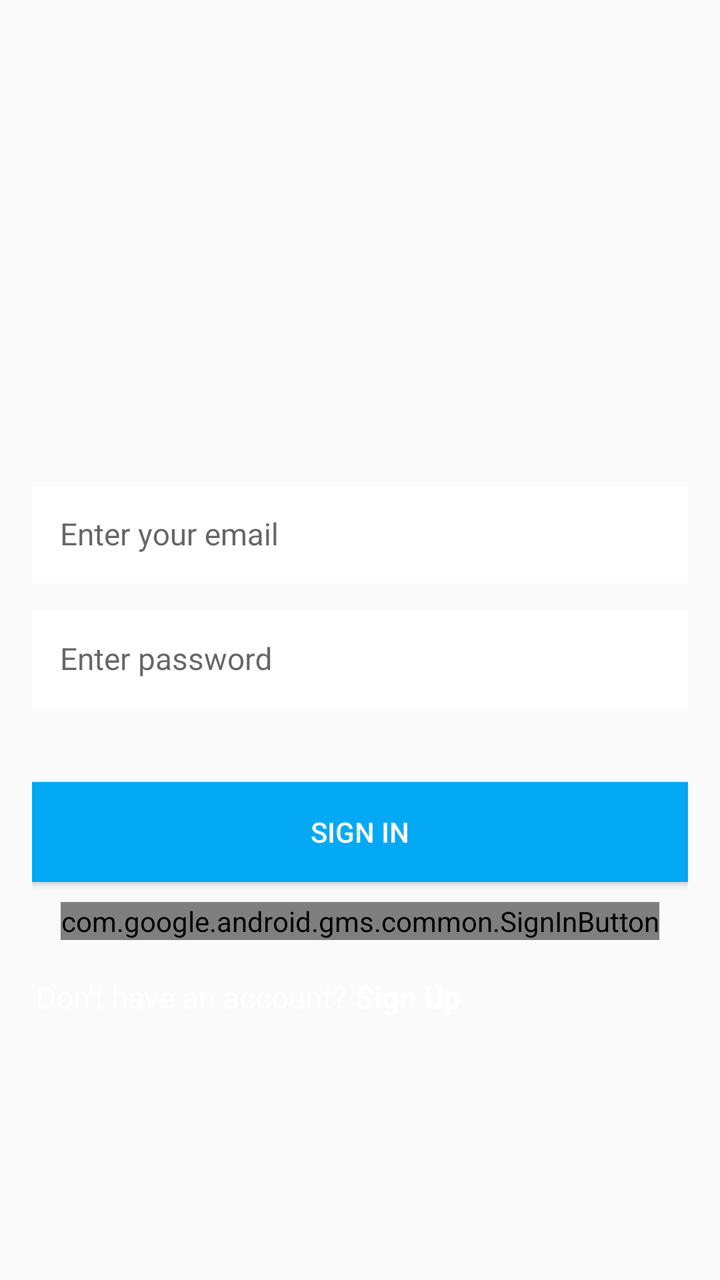
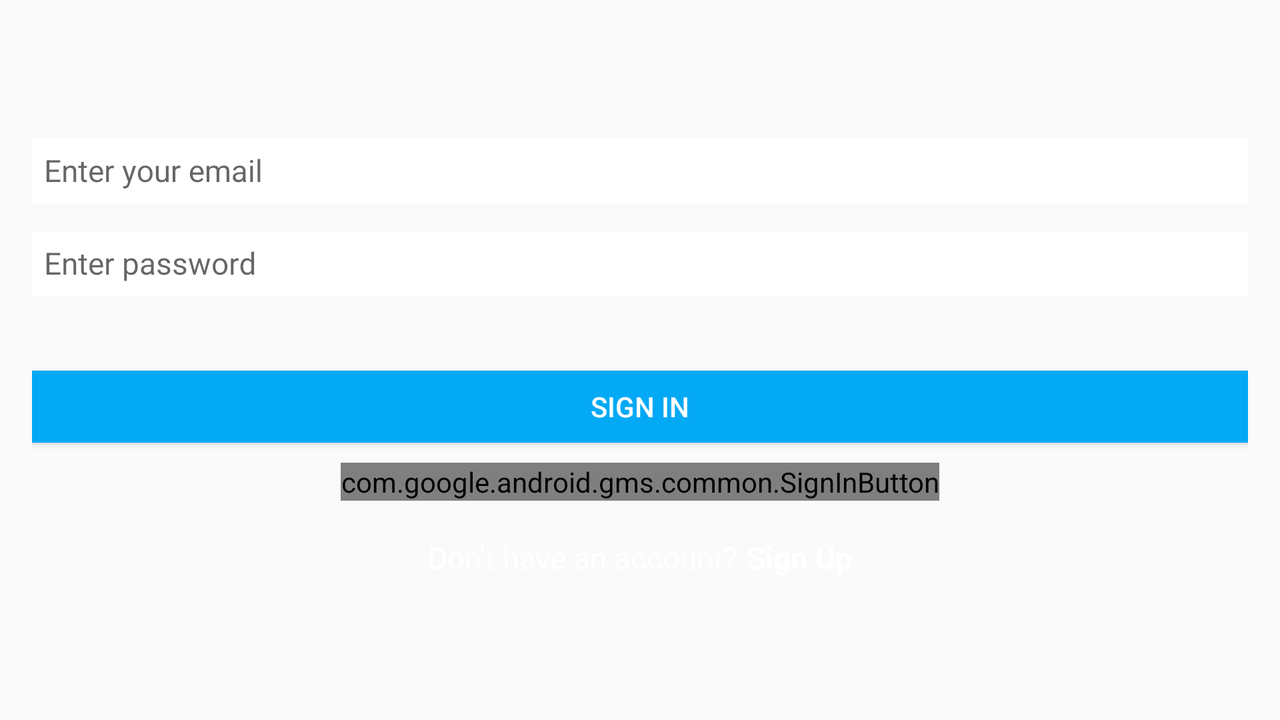

Compare how this app lays out the same screen by default and in its alternative resource folder. The renders come first, then the two layout files and the values they reference.
<!-- AndroidManifest.xml: application theme AppTheme -->
<!-- res/layout/activity_login.xml -->
<ScrollView xmlns:android="http://schemas.android.com/apk/res/android"
    android:layout_width="match_parent"
    android:layout_height="match_parent"
    xmlns:tools="http://schemas.android.com/tools"
    xmlns:app="http://schemas.android.com/apk/res-auto"
    android:fillViewport="true"
    tools:context=".login.LoginActivity">



    <LinearLayout xmlns:android="http://schemas.android.com/apk/res/android"
        xmlns:tools="http://schemas.android.com/tools"
        android:layout_width="match_parent"
        android:layout_height="wrap_content"
        android:gravity="center"
        android:orientation="vertical"
        android:paddingBottom="@dimen/activity_vertical_margin"
        android:paddingLeft="@dimen/activity_horizontal_margin"
        android:paddingRight="@dimen/activity_horizontal_margin"
        android:paddingTop="@dimen/activity_vertical_margin"
        android:id="@+id/linear_layout_login_activity"
        >

        <LinearLayout
            android:layout_width="0px"
            android:layout_height="0px"
            android:focusable="true"
            android:focusableInTouchMode="true"/>

        <ImageView
            android:layout_width="@dimen/logo_image_size"
            android:layout_height="@dimen/logo_image_size"
            android:id="@+id/iv_log_image"
            android:layout_marginBottom="@dimen/lists_title_bottom_margin"
            android:contentDescription="@string/image_view_logo_image"
            android:src="@drawable/ic_shopping_list"/>


        <android.support.design.widget.TextInputLayout
            android:id="@+id/til_email"
            android:layout_width="match_parent"
            android:layout_height="wrap_content"
            android:layout_marginBottom="@dimen/lists_title_bottom_margin"
            app:hintTextAppearance="@style/HintText">

            <EditText
                android:layout_width="match_parent"
                android:layout_height="wrap_content"
                android:id="@+id/edit_text_email"
                android:background="@android:color/white"
                android:hint="@string/hint_enter_email"
                android:inputType="textEmailAddress"
                android:nextFocusDown="@+id/edit_text_password"
                android:padding="@dimen/edit_text_padding"
                android:textColor="@color/secondaryText"
                android:textColorHint="@color/colorAccent"
                android:textSize="@dimen/login_buttons_text_size"/>

        </android.support.design.widget.TextInputLayout>

        <android.support.design.widget.TextInputLayout
            android:id="@+id/til_password"
            android:layout_width="match_parent"
            android:layout_height="wrap_content"
            android:layout_marginBottom="@dimen/marign_normal"
            app:hintTextAppearance="@style/HintText">

            <EditText
                android:layout_width="match_parent"
                android:layout_height="wrap_content"
                android:id="@+id/edit_text_password"
                android:background="@android:color/white"
                android:hint="@string/hint_enter_password"
                android:imeOptions="actionDone"
                android:inputType="textPassword"
                android:padding="@dimen/edit_text_padding"
                android:textColor="@color/secondaryText"
                android:textColorHint="@color/colorAccent"
                android:textSize="@dimen/login_buttons_text_size"
                />

        </android.support.design.widget.TextInputLayout>

        <Button
            android:layout_width="match_parent"
            android:layout_height="@dimen/input_field_height"
            android:id="@+id/login_with_password"
            android:layout_marginBottom="@dimen/lv_header_text_size"
            android:background="@color/colorPrimary"
            android:onClick="onSignInPressed"
            android:text="@string/button_signin_with_password"
            android:textColor="@android:color/white"/>

        <com.google.android.gms.common.SignInButton
            android:id="@+id/login_with_google"
            android:layout_width="wrap_content"
            android:layout_height="wrap_content"/>


        <LinearLayout
            android:layout_width="match_parent"
            android:layout_height="wrap_content"
            android:layout_marginTop="@dimen/margin_small"
            android:orientation="horizontal">

            <TextView
                android:layout_width="wrap_content"
                android:layout_height="wrap_content"
                android:id="@+id/tv_dont_have_account"
                style="@style/LoginCreateText"
                android:text="@string/text_dont_have_account"/>

            <TextView
                android:layout_width="wrap_content"
                android:layout_height="wrap_content"
                android:id="@+id/tv_sign_up"
                style="@style/LoginCreateTextButton"
                android:onClick="onSignUpPressed"
                android:text="@string/button_create_account"/>


        </LinearLayout>


    </LinearLayout>


</ScrollView>
<!-- resources referenced by this layout -->
<resources>
  <color name="colorAccent">#7C4DFF</color>
  <color name="colorPrimary">#03A9F4</color>
  <color name="secondaryText">#727272</color>
  <dimen name="activity_horizontal_margin">16dp</dimen>
  <dimen name="activity_vertical_margin">16dp</dimen>
  <dimen name="edit_text_padding">14dp</dimen>
  <dimen name="input_field_height">50dp</dimen>
  <dimen name="lists_title_bottom_margin">13dp</dimen>
  <dimen name="login_buttons_text_size">15.3sp</dimen>
  <dimen name="logo_image_size">100dp</dimen>
  <dimen name="lv_header_text_size">10sp</dimen>
  <dimen name="margin_small">16dp</dimen>
  <dimen name="marign_normal">37dp</dimen>
  <string name="button_create_account">Sign Up</string>
  <string name="button_signin_with_password">SIGN IN</string>
  <string name="hint_enter_email">Enter your email</string>
  <string name="hint_enter_password">Enter password</string>
  <string name="image_view_logo_image">Logo Image</string>
  <string name="text_dont_have_account">Don\'t have an account?</string>
  <style name="HintText">
          
          <item name="android:textSize">1dp</item>
      </style>
  <style name="LoginCreateText">
          <item name="android:textSize">@dimen/login_buttons_text_size</item>
          <item name="android:textColor">@android:color/white</item>
          <item name="android:layout_margin">2dp</item>
      </style>
  <style name="LoginCreateTextButton">
          <item name="android:textSize">@dimen/login_buttons_text_size</item>
          <item name="android:textStyle">bold</item>
          <item name="android:textColor">@android:color/white</item>
          <item name="android:layout_margin">2dp</item>
          <item name="android:clickable">true</item>
      </style>
  <style name="AppTheme" parent="AppTheme.Base">
      </style>
  <!-- from res/values-v21/ -->
  <style name="AppTheme.Base" parent="Theme.AppCompat.Light.NoActionBar">
          
          <item name="android:colorPrimary">@color/colorPrimary</item>
          <item name="android:colorPrimaryDark">@color/colorPrimaryDark</item>
          <item name="android:colorAccent">@color/colorAccent</item>
      </style>
  <color name="colorPrimaryDark">#0288D1</color>
</resources>
<!-- res/layout-land/activity_login.xml (the repository's variant of the layout above) -->
<!-- drawn on the phone turned sideways -->
<ScrollView xmlns:android="http://schemas.android.com/apk/res/android"
    android:layout_width="match_parent"
    android:layout_height="match_parent"
    xmlns:tools="http://schemas.android.com/tools"
    xmlns:app="http://schemas.android.com/apk/res-auto"
    android:fillViewport="true"
    tools:context=".login.LoginActivity">



    <LinearLayout xmlns:android="http://schemas.android.com/apk/res/android"
        xmlns:tools="http://schemas.android.com/tools"
        android:layout_width="match_parent"
        android:layout_height="wrap_content"
        android:gravity="center"
        android:orientation="vertical"
        android:paddingBottom="@dimen/activity_vertical_margin"
        android:paddingLeft="@dimen/activity_horizontal_margin"
        android:paddingRight="@dimen/activity_horizontal_margin"
        android:paddingTop="@dimen/activity_vertical_margin"
        android:id="@+id/linear_layout_login_activity">

        <LinearLayout
            android:layout_width="0px"
            android:layout_height="0px"
            android:focusable="true"
            android:focusableInTouchMode="true"/>




        <android.support.design.widget.TextInputLayout
            android:id="@+id/til_email"
            android:layout_width="match_parent"
            android:layout_height="wrap_content"
            android:layout_marginBottom="@dimen/lists_title_bottom_margin"
            app:hintTextAppearance="@style/HintText">

            <EditText
                android:layout_width="match_parent"
                android:layout_height="wrap_content"
                android:id="@+id/edit_text_email"
                android:background="@android:color/white"
                android:hint="@string/hint_enter_email"
                android:imeOptions="flagNoExtractUi"
                android:inputType="textEmailAddress"
                android:nextFocusDown="@+id/edit_text_password"
                android:padding="@dimen/edit_text_padding_land"
                android:textColor="@color/secondaryText"
                android:textColorHint="@color/colorAccent"
                android:textSize="@dimen/login_buttons_text_size"/>

        </android.support.design.widget.TextInputLayout>

        <android.support.design.widget.TextInputLayout
            android:id="@+id/til_password"
            android:layout_width="match_parent"
            android:layout_height="wrap_content"
            android:layout_marginBottom="@dimen/marign_normal"
            app:hintTextAppearance="@style/HintText">

            <EditText
                android:layout_width="match_parent"
                android:layout_height="wrap_content"
                android:id="@+id/edit_text_password"
                android:background="@android:color/white"
                android:hint="@string/hint_enter_password"
                android:imeOptions="actionDone|flagNoExtractUi"
                android:inputType="textPassword"
                android:padding="@dimen/edit_text_padding_land"
                android:textColor="@color/secondaryText"
                android:textColorHint="@color/colorAccent"
                android:textSize="@dimen/login_buttons_text_size"/>

        </android.support.design.widget.TextInputLayout>

        <Button
            android:layout_width="match_parent"
            android:layout_height="@dimen/input_field_height_land"
            android:id="@+id/login_with_password"
            android:layout_marginBottom="@dimen/lv_header_text_size"
            android:background="@color/colorPrimary"
            android:onClick="onSignInPressed"
            android:text="@string/button_signin_with_password"
            android:textColor="@android:color/white"/>

        <com.google.android.gms.common.SignInButton
            android:id="@+id/login_with_google"
            android:layout_width="wrap_content"
            android:layout_height="wrap_content"/>


        <LinearLayout
            android:layout_width="match_parent"
            android:layout_height="wrap_content"
            android:layout_marginTop="@dimen/margin_small"
            android:orientation="horizontal"
            android:gravity="center">

            <TextView
                android:layout_width="wrap_content"
                android:layout_height="wrap_content"
                android:id="@+id/tv_dont_have_account"
                style="@style/LoginCreateText"
                android:text="@string/text_dont_have_account"/>

            <TextView
                android:layout_width="wrap_content"
                android:layout_height="wrap_content"
                android:id="@+id/tv_sign_up"
                style="@style/LoginCreateTextButton"
                android:onClick="onSignUpPressed"
                android:text="@string/button_create_account"/>


        </LinearLayout>


    </LinearLayout>


</ScrollView>
<!-- resources referenced by the variant -->
<!-- as the phone turned sideways resolves them -->
<resources>
  <color name="colorAccent">#7C4DFF</color>
  <color name="colorPrimary">#03A9F4</color>
  <color name="secondaryText">#727272</color>
  <dimen name="activity_horizontal_margin">16dp</dimen>
  <dimen name="activity_vertical_margin">16dp</dimen>
  <dimen name="edit_text_padding_land">6dp</dimen>
  <dimen name="input_field_height_land">36dp</dimen>
  <dimen name="lists_title_bottom_margin">13dp</dimen>
  <dimen name="login_buttons_text_size">15.3sp</dimen>
  <dimen name="lv_header_text_size">10sp</dimen>
  <dimen name="margin_small">16dp</dimen>
  <dimen name="marign_normal">37dp</dimen>
  <string name="button_create_account">Sign Up</string>
  <string name="button_signin_with_password">SIGN IN</string>
  <string name="hint_enter_email">Enter your email</string>
  <string name="hint_enter_password">Enter password</string>
  <string name="text_dont_have_account">Don\'t have an account?</string>
  <style name="HintText">
          
          <item name="android:textSize">1dp</item>
      </style>
  <style name="LoginCreateText">
          <item name="android:textSize">@dimen/login_buttons_text_size</item>
          <item name="android:textColor">@android:color/white</item>
          <item name="android:layout_margin">2dp</item>
      </style>
  <style name="LoginCreateTextButton">
          <item name="android:textSize">@dimen/login_buttons_text_size</item>
          <item name="android:textStyle">bold</item>
          <item name="android:textColor">@android:color/white</item>
          <item name="android:layout_margin">2dp</item>
          <item name="android:clickable">true</item>
      </style>
  <style name="AppTheme" parent="AppTheme.Base">
      </style>
  <!-- from res/values-v21/ -->
  <style name="AppTheme.Base" parent="Theme.AppCompat.Light.NoActionBar">
          
          <item name="android:colorPrimary">@color/colorPrimary</item>
          <item name="android:colorPrimaryDark">@color/colorPrimaryDark</item>
          <item name="android:colorAccent">@color/colorAccent</item>
      </style>
  <color name="colorPrimaryDark">#0288D1</color>
</resources>
